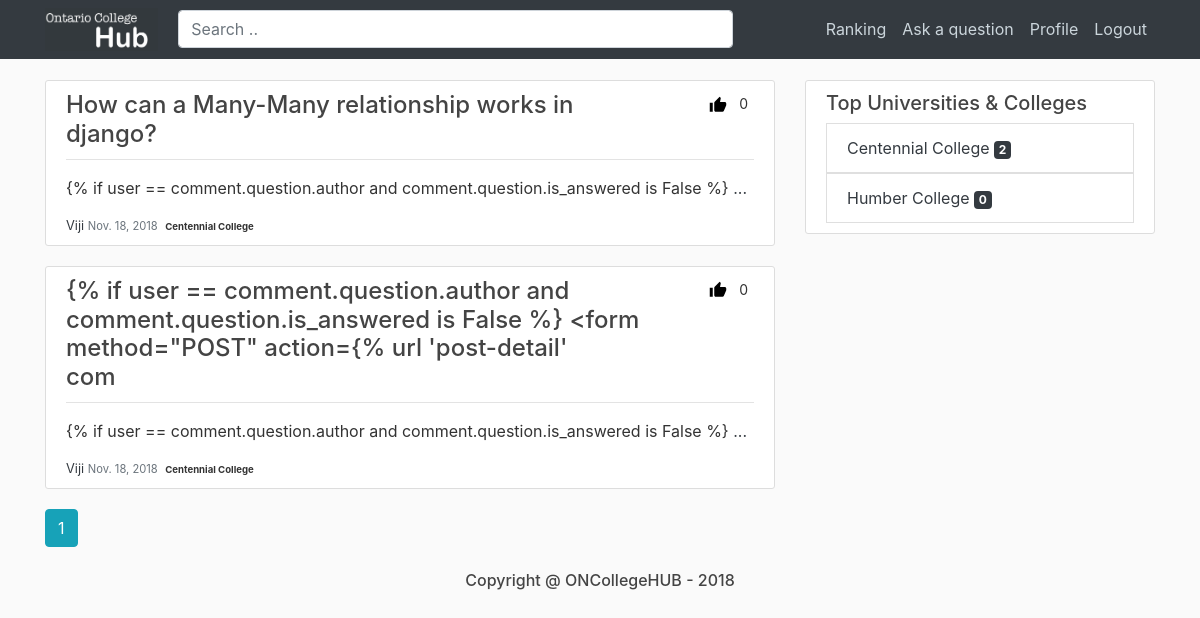
Screenshot of / (signed in) with the database file from the repository.
### blog/models.py (models this page shows, shortened)
class AbstractPostModel(models.Model):
    title = models.CharField(validators=[validators.MinLengthValidator(10)],
                             null=False, max_length=500)
    content = models.TextField(validators=[validators.MinLengthValidator(10)], null=False)
    post_date = models.DateTimeField(default=timezone.now)
    author = models.ForeignKey(Student, on_delete=models.CASCADE)
    rating = models.IntegerField(default=0)
    college = models.ForeignKey(College, on_delete=models.CASCADE)
    class Meta:
        abstract = True

class Question(AbstractPostModel):
    is_answered = models.BooleanField(default=False)

### users/models.py (models this page shows)
class Student(AbstractUser):
    college = models.ForeignKey(College, on_delete=models.CASCADE, null=True)

class College(models.Model):
    name = models.CharField(null=False, max_length=50)
    address = models.CharField(null=False, max_length=50)
    def __str__(self):
        return self.name

### blog/views.py (the view)
# urls.py: path('', PostListView.as_view(), name='blog-home'),
class PostListView(ListView):
    model = Question
    template_name = 'blog/home.html'
    context_object_name = 'posts'
    ordering = ['-rating']
    paginate_by = 10
    def get_context_data(self, *, object_list=None, **kwargs):
        context = super().get_context_data(**kwargs)
        get_college_ranking(context)
        get_student_ranking(context)
        return context

### blog/views.py (called while the page is built)
def get_college_ranking(context):
    college_ranking = College.objects.annotate(question_count=Count('question')) \
        .order_by('-question_count')
    try:
        context['college_ranking'] = college_ranking[0:4]
    finally:
        return context

def get_student_ranking(context):
    student_ranking = Student.objects.annotate(answer_count=Count('answer')) \
        .order_by('-answer_count')
    try:
        context['student_ranking'] = student_ranking[0:4]
    finally:
        return context

### blog/templates/blog/home.html (shortened to what this page needs)
{% extends "blog/base.html" %}
{% load static %}
{% block content %}
    {% if not list_result %}
        {% for post in posts %}
            <article class="media content-section">
                <div class="media-body">
                    <div class="article-metadata">
                        <div class="float-right">
                            <img src="{% static 'blog/like.svg' %}" style="width: 40%" alt="Ratings">
                            <small class="ml-2">{{ post.rating }}</small>
                        </div>
                        <h4 style="display:contents"><a class="article-title menu-title"
                                                 href="{% url 'post-detail' post.id post.title %}">
                            {{ post.title }}   </a>
                        </h4>
                    </div>
                    <div class="post-content mt-3">
                        <p>{{ post.content | slice:":100" }} <a href="{% url 'post-detail' post.id post.title %}">
                            ...</a></p>
                        <div class="author-info">
                            <a href="{% url 'profile' post.author.id post.author.username %}">{{ post.author }}</a>
                            <small class="text-muted">{{ post.post_date|date:"N d, o" }}</small>
                            <span class="badge">{{ post.college }}</span>
                        </div>
                    </div>
                </div>
            </article>
        {% endfor %}
        {% if posts %}
            {% for num in page_obj.paginator.page_range %}
                {% if page_obj.number == num %}
                    <a class="btn btn-info mb-4" href="?page={{ num }}">{{ num }}</a>
                {% elif num > page_obj.number|add:'-3' and num < page_obj.number|add:'3' %}
                    <a class="btn btn-outline-info mb-4" href="?page={{ num }}">{{ num }}</a>
                {% endif %}
            {% endfor %}
        {% endif %}
    {% endif %}
{% endblock content %}

### blog/templates/blog/base.html (shortened to what this page needs)
{% load static %}
{% load bootstrap4 %}
{% bootstrap_css %}
<!DOCTYPE html>
<html lang="en">
<head>
    <link rel="stylesheet" type="text/css" href="{% static 'blog/main.css' %}">
</head>
<body>
<header class="site-header">
    <nav class="navbar navbar-expand-md navbar-dark bg-dark fixed-top">
        <div class="container">
            <a href="{% url 'blog-home' %}" style="display:contents">
                <img src="{% static 'blog/Logo_page.png' %}" style="width:12%;padding-right: 20px;">
           </a>
            <form action="{% url 'search_list' %}" class="align-middle w-50" type="GET" style="margin: 0">
                <input type="text" class="form-control" name="q" placeholder="Search ..">
            </form>
            <div class="collapse navbar-collapse" id="navbarToggle">
                <div class="navbar-nav">
                    {% if user.is_authenticated %}
                        <a class="nav-item nav-link" href="">Ranking</a>
                        <a class="nav-item nav-link" href="{% url 'post-create' %}">Ask a question</a>
                        <a class="nav-item nav-link" href="{% url 'profile' user.id user.username %}">Profile</a>
                        <a class="nav-item nav-link" href="{% url 'logout' %}">Logout</a>
                    {% else %}
                        <a href="" class="nav-item nav-link">Ranking</a>
                        <a class="nav-item nav-link" href="{% url 'login' %}">Login</a>
                        <a class="nav-item nav-link" href="{% url 'register' %}">Register</a>
                    {% endif %}
                </div>
            </div>
        </div>
    </nav>
</header>
<main role="main" class="container">
    <div class="row">
        <div class="col-md-8">
            {% block content %}{% endblock %}
        </div>
        {% block ranking %}
            <div class="col-md-4">
            <div class="content-section">
                <h5>Top Universities & Colleges</h5>
                {% if  college_ranking %}
                    <div class="ranking-content">
                        {% for college in college_ranking %}
                            <a href="{% url 'blog-college' college.id college.name %}">
                                <li class="list-group-item list-group-item">{{ college.name }} <span
                                        class="badge badge-dark">{{ college.question_set.all|length }}</span></li>
                            </a>
                        {% endfor %}
                    </div>
                {% else %}
                    <h6 class="text-muted">Ranking empty...</h6>
                {% endif %}
            </div>
        {% endblock %}
</main>
<footer>
    <h6 class="text-center">Copyright @ ONCollegeHUB - 2018</h6>
</footer>
</body>
</html>

### blog/static/blog/main.css (style rules this page uses)
body { background: #fafafa; color: #333333; margin-top: 5rem; }
.author-info { margin-top: 20px; font-size: 0.8em; text-align: end; display: inline; }
a { color: #343a40; text-decoration: none !important; }
.menu-title { margin-right: 21em; }
.ranking-content a { width: 45%; font-size: 1em; }
h1, h2, h3, h4, h5, h6 { color: #444444; }
.site-header .navbar-nav .nav-link { color: #cbd5db; }
.content-section { background: #ffffff; padding: 10px 20px; border: 1px solid #dddddd; border-radius: 3px; margin-bottom: 20px; }
.article-title { color: #444444; }
.article-metadata { padding-bottom: 10px; margin-bottom: 4px; border-bottom: 1px solid #e3e3e3 }

### rows the page displays
Question: rating "0", title "How can a Many-Many relationship works in django?", content "{% if user == comment.question.author and comment.question.is_answered is False %}", author "Viji", post_date "Nov. 18, 2018", college "Centennial College"
Question: rating "0", title "{% if user == comment.question.author and comment.question.is_answered is False %} <form method=\"POST\" action={% url 'post-detail' com", content "{% if user == comment.question.author and comment.question.is_answered is False %}", author "Viji", post_date "Nov. 18, 2018", college "Centennial College"
College: name "Centennial College", question_set.all|length "2"
College: name "Humber College", question_set.all|length "0"

### other values shown
{{ num }} "1"
